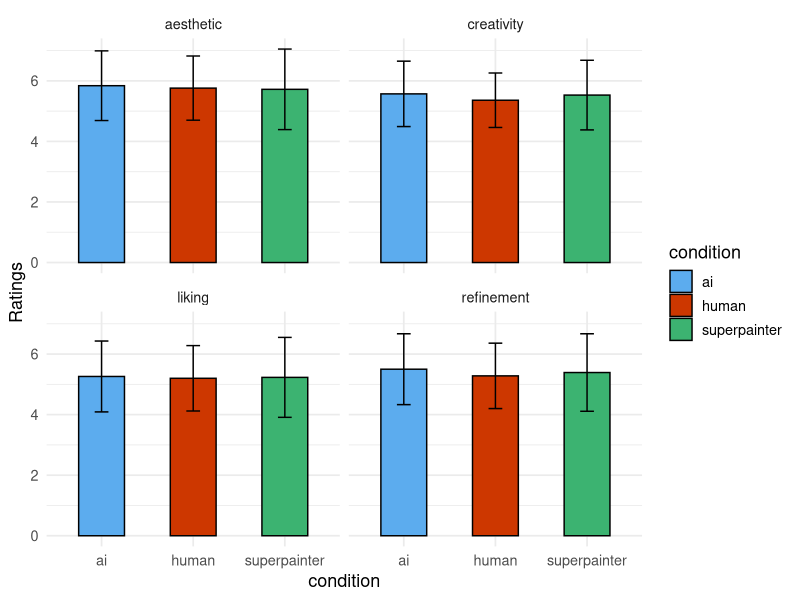

This figure's R source: (Note: this script raises an error after producing the figure.)
## ---- chunk 1
#| include: false
#| echo: false
#| warning: false
#| message: false

library(tidyverse)
library(ggpubr)
library(knitr)
library(kableExtra)
## ---- chunk 2
#| echo: false
#| include: false

study2<- read.csv("data/Study2_Cleaned.csv")
colnames(study2)[319] <- "superpainter"
colnames(study2)[318] <- "ai"
colnames(study2)[317] <- "human"
colnames(study2)[2] <- "id"

study2_p1 <- data.frame(study2$human,study2$ai,study2$superpainter)
study2_p1 <- data.matrix(study2_p1)
friedman.test(study2_p1)

#Effect size W
79.633/(60*(3-1))
## ---- chunk 3
#| echo: false
#| include: false
# Data Wrangling
df <-study2 %>%
  pivot_longer(
    cols=contains("_"),
    names_to = c("painting",".value"),
    names_sep = "_"
  ) %>%
  mutate(painting = str_remove_all(painting, "X")) %>%
  mutate(painting = as.integer(painting)) %>%
  mutate(block = case_when(
    painting <= 29 ~ 1L,
    painting <= 55 ~ 2L,
    painting <= 81 ~ 3L
  )) %>%
  mutate(condition = case_when(
    block == 1 ~ "human",
    block == 2 ~ "ai",
    block == 3 ~ "superpainter"
  ))


participant_means <- df %>%
  group_by(id, condition) %>%
  summarise(
    creativity = mean(creativity, na.rm = TRUE),
    aesthetic  = mean(aesthetic,  na.rm = TRUE),
    liking     = mean(liking,     na.rm = TRUE),
    refinement = mean(refinement, na.rm = TRUE),
    .groups = "drop"
  ) %>%
  mutate(
    id        = as.factor(id),
    condition = as.factor(condition)
  )


# generate plots

plot_data <- participant_means %>%
  pivot_longer(cols=c(creativity,aesthetic,liking,refinement)) %>%
  group_by(condition,name) %>%
  summarize(N=length(value),Ratings=round(mean(value),2), sd=round(sd(value),2))
  

## ---- chunk 4
#| echo: false
ggplot(plot_data, aes(x=condition,y=Ratings, fill=condition))+
  facet_wrap((~name)) +
  theme_minimal(base_size=13) +
  scale_fill_manual(values=c(
    "human" = "orangered3",
    "ai" = "steelblue2",
    "superpainter" = "mediumseagreen"
  ))+
  geom_col(width=.5,color="black")+
  geom_errorbar(aes(ymin=Ratings-sd,ymax=Ratings+sd),width=.15)
## ---- chunk 5
#| echo: false
include_graphics("images/figS5.png")
## ---- chunk 6
#| echo: false
include_graphics("images/fig2.png")
## ---- chunk 7
#| echo: false
kable(plot_data) %>%
  collapse_rows(columns=1:2)

## ---- chunk 8
#| echo: false
# Repeated measures within condition

#creativity
r1=summary(aov(creativity~condition + Error(id/condition),data=participant_means))
#aesthetic
r2=summary(aov(aesthetic~condition + Error(id/condition),data=participant_means))
#liking
r3=summary(aov(liking~condition + Error(id/condition),data=participant_means))
#refinement
r4=summary(aov(refinement~condition + Error(id/condition),data=participant_means))

results=data.frame(rating=c("Creativity", "Aesthetic", "Liking", "Refinement"))
results=cbind(results,rbind(r1$`Error: id:condition`[[1]][1,][4:5],r2$`Error: id:condition`[[1]][1,][4:5],r3$`Error: id:condition`[[1]][1,][4:5],r4$`Error: id:condition`[[1]][1,][4:5]))

rownames(results) <- NULL
results[2:3]=apply(results[2:3],1:2, round, digits=2)
kable(results)
